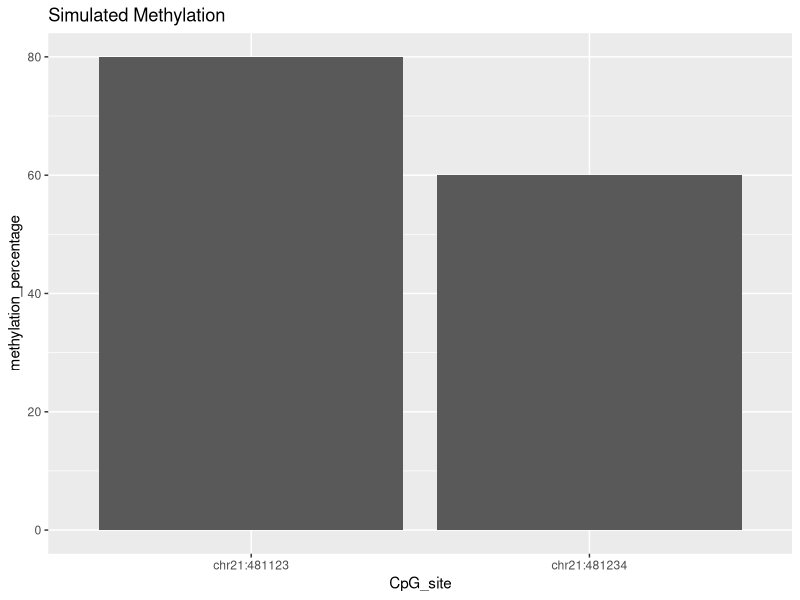

R code for this plot:
## ---- chunk 1
library(ggplot2)
methyl <- read.table("../results/mock_methyl_results.txt", header=TRUE)
ggplot(methyl, aes(x=CpG_site, y=methylation_percentage)) + 
  geom_bar(stat="identity") + 
  ggtitle("Simulated Methylation")


